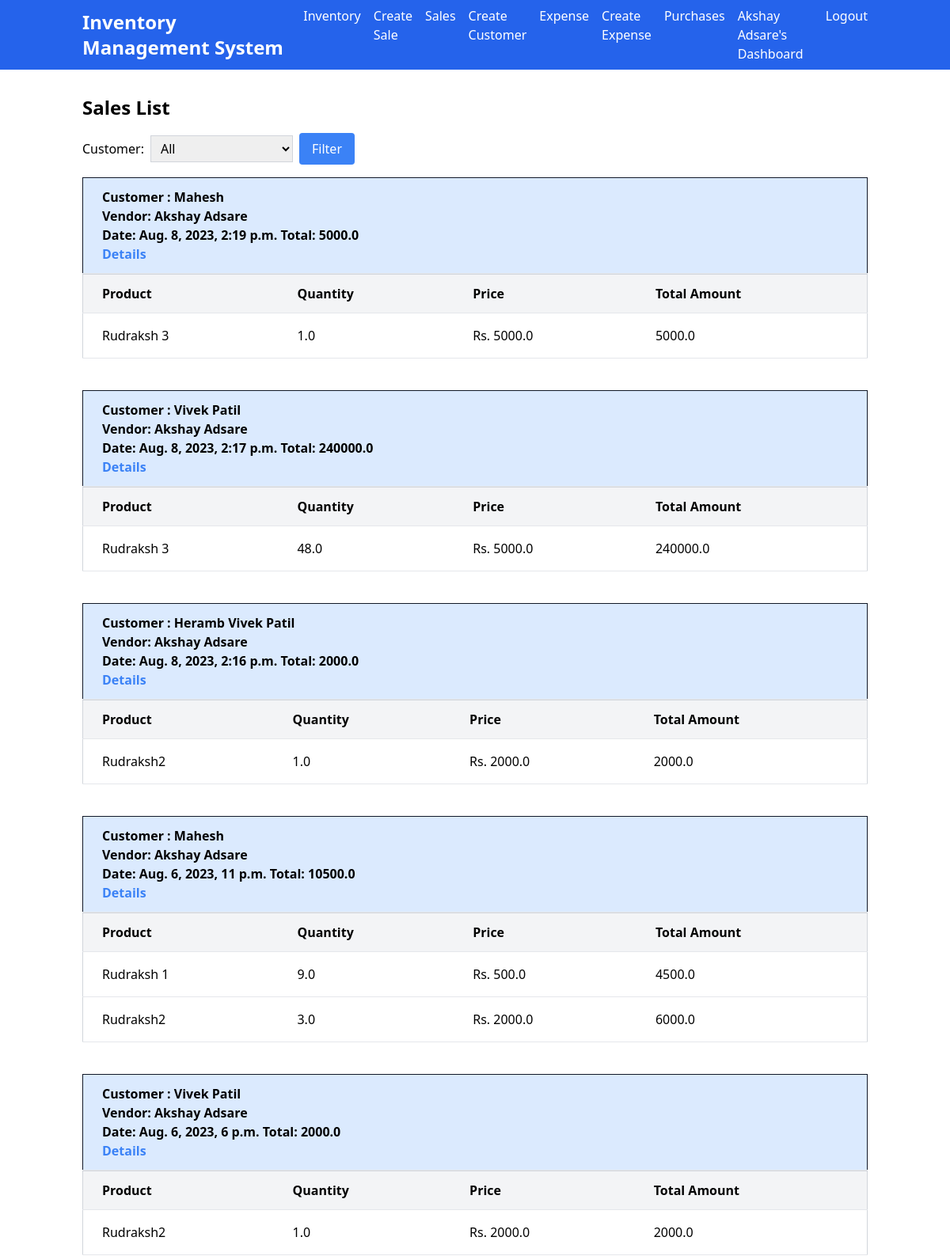
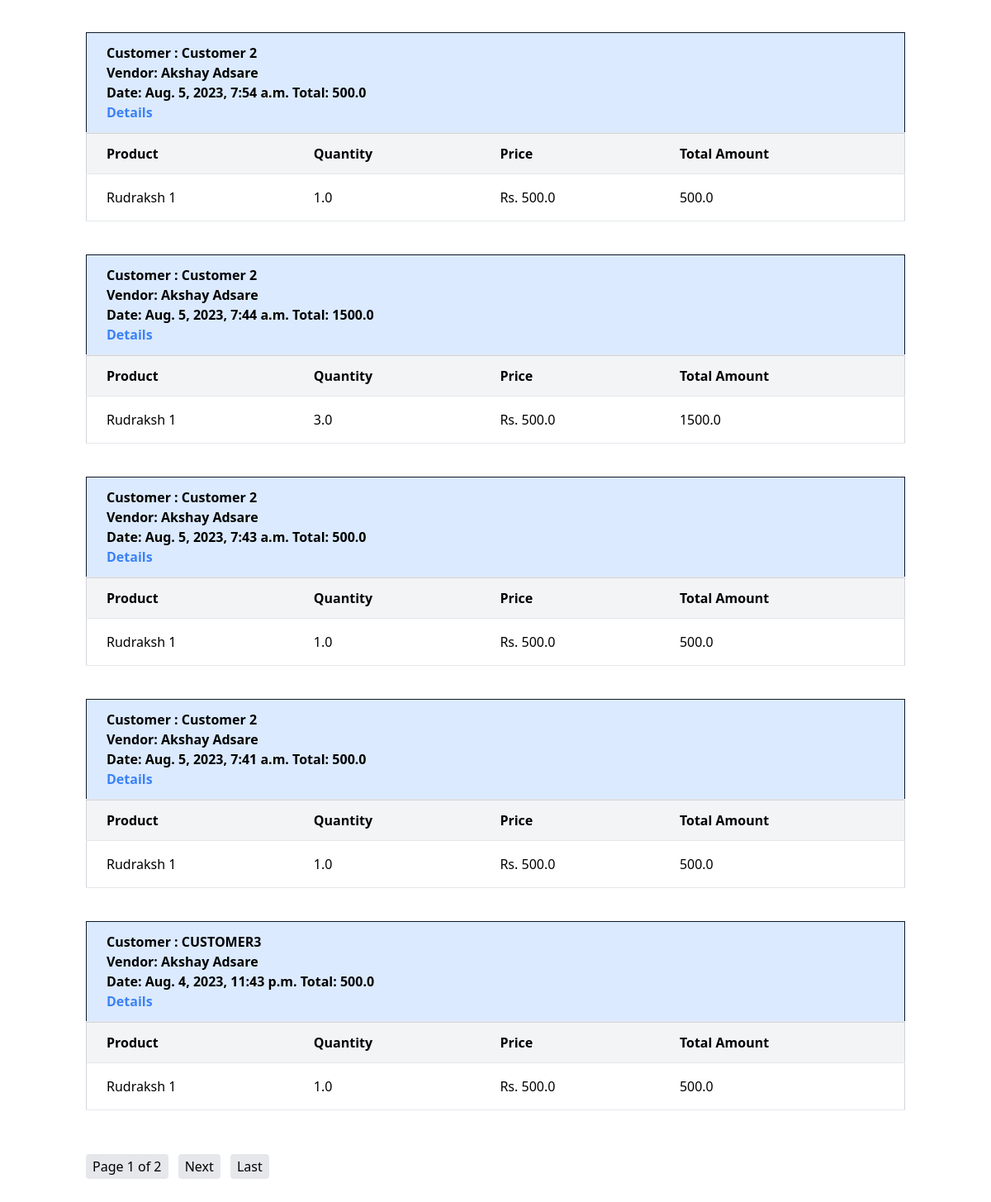
Page /sale/ (signed in) on the committed database (2 pictures, top to bottom).
### main/models.py (models this page shows, shortened)
class Vendor(models.Model):
    user = models.OneToOneField(
        settings.AUTH_USER_MODEL,
        on_delete=models.CASCADE,
        null=True,
        related_name='vendor_profile'
    )
    full_name = models.CharField(max_length=50)
    address = models.TextField()
    mobile = models.CharField(max_length=15)
    status = models.BooleanField(default=False)
    class Meta:
        verbose_name_plural = '1. Vendors'
    def __str__(self):
        return self.full_name

class Sale(models.Model):
    vendor = models.ForeignKey(Vendor, on_delete=models.CASCADE, default=1)
    customer = models.ForeignKey(Customer, on_delete=models.CASCADE, default=0, related_name='customer_sales')
    sale_date = models.DateTimeField(auto_now_add=True)
    billed = models.BooleanField(default=False)
    class Meta:
        verbose_name_plural = 'Sales'
    @property
    def total_sale_amount(self):
        tsa = 0
        for saleitem in self.sale_items.all():
            tsa = tsa + saleitem.qty * saleitem.product.price
        return tsa

class Customer(models.Model):
    customer_name = models.CharField(max_length=50, blank=True, default=" ")
    customer_mobile = models.CharField(max_length=50, default="0")
    customer_address = models.TextField(default=" ")
    vendor = models.ForeignKey(settings.AUTH_USER_MODEL, on_delete=models.CASCADE, related_name='customers', default=1)
    def __str__(self):
        return self.customer_name
    class Meta:
        verbose_name_plural = '7. Customers'

class SaleItem(models.Model):
    sale = models.ForeignKey(Sale, related_name='sale_items', on_delete=models.CASCADE)
    product = models.ForeignKey(Product, on_delete=models.CASCADE)
    qty = models.FloatField(default=0)
    total_amt = models.FloatField(default=0)

class Product(models.Model):
    title = models.CharField(max_length=50)
    detail = models.TextField()
    unit = models.ForeignKey(Unit, on_delete=models.CASCADE)
    price = models.FloatField(default=0)
    product_code = models.CharField(max_length=10, unique=True, default=0)
    category = models.ForeignKey(ProductCategory, on_delete=models.SET_NULL, null=True, blank=True, default=0)
    class Meta:
        verbose_name_plural = '3. Products'
    def __str__(self):
        return self.title

### main/views.py (the view)
# urls.py: path('sale/', views.sale_list, name='sale_list'),
def sale_list(request):
    selected_customer = request.GET.get('customer')
    if request.user.is_superuser:
        sales = Sale.objects.all()
        print("Super")
        if selected_customer:
            sales = Sale.objects.filter(customer_id=selected_customer).order_by('-sale_date')
        else:
            sales = Sale.objects.all().order_by('-sale_date')
    else:
        if selected_customer:
            sales = Sale.objects.filter(customer_id=selected_customer, vendor=request.user.vendor_profile).order_by('-sale_date')
        else:
            sales = Sale.objects.filter(vendor=request.user.vendor_profile).order_by('-sale_date')
        print("Not Super")
        print(sales)
    paginator = Paginator(sales, 10)  # Show 10 sales per page
    page_number = request.GET.get('page')
    page_obj = paginator.get_page(page_number)
    customers = Customer.objects.all()
    context = {
        'sales': page_obj,
        'customers': customers,
        'selected_customer': selected_customer
    }
    return render(request, 'sale_list.html', context)

### templates/sale_list.html (shortened to what this page needs)
{% extends 'base.html' %}
{% block content %}
  <h1 class="text-2xl font-bold mb-4">Sales List</h1>
  <div class="mb-4">
    <form action="{% url 'main:sale_list' %}" method="GET">
      <div class="flex items-center">
        <label for="customer-filter" class="mr-2">Customer:</label>
        <select name="customer" id="customer-filter" class="px-2 py-1 border border-gray-300">
          <option value="">All</option>
        </select>
        <button type="submit" class="ml-2 px-4 py-2 bg-blue-500 text-white rounded hover:bg-blue-700">Filter</button>
      </div>
    </form>
  </div>
  <div class="overflow-x-auto">
        {% for sale in sales %}
      <table class="min-w-full bg-white border border-gray-900">
          <tbody>
        <thead>
          <tr>
            <th class="px-6 py-3 bg-blue-100 border-b text-left ">Customer : {{ sale.customer }} <br> Vendor: {{ sale.vendor }} <br>Date: {{ sale.sale_date }} Total: {{ sale.total_sale_amount }} <br> <a href="{% url 'main:sale_detail' sale.id %}" class="text-blue-500 hover:text-blue-700">Details</a> </th>
          </tr>
        </thead>
          </tbody>
          </table>
          <table class="min-w-full bg-white border border-gray-300">
            <tbody>
          <tr>
              <table class="w-full border border-gray-300 my-0 mb-10">
                <thead>
                  <tr>
                    <th class="px-6 py-3 bg-gray-100 border-b text-left">Product</th>
                    <th class="px-6 py-3 bg-gray-100 border-b text-left">Quantity</th>
                    <th class="px-6 py-3 bg-gray-100 border-b text-left">Price</th>
                    <th class="px-6 py-3 bg-gray-100 border-b text-left">Total Amount</th>
                  </tr>
                </thead>
                <tbody>
                  {% for item in sale.sale_items.all %}
                    <tr>
                      <td class="px-6 py-4 border-b">{{ item.product }}</td>
                      <td class="px-6 py-4 border-b">{{ item.qty }}</td>
                      <td class="px-6 py-4 border-b">Rs. {{ item.product.price }}</td>
                      <td class="px-6 py-4 border-b">{{ item.total_amt }}</td>
                    </tr>
                  {% empty %}
                    <tr>
                      <td colspan="4" class="px-6 py-4 text-center">No sale items found.</td>
                    </tr>
                  {% endfor %}
                </tbody>
      </table>
          </tr>
        {% endfor %}
      </tbody>
    </table>
  </div>
  <div class="mt-4">
    <span class="mr-2 px-2 py-1 bg-gray-200 rounded">Page {{ sales.number }} of {{ sales.paginator.num_pages }}</span>
    {% if sales.has_next %}
      <a href="?page={{ sales.next_page_number }}" class="mr-2 px-2 py-1 bg-gray-200 rounded">Next</a>
      <a href="?page={{ sales.paginator.num_pages }}" class="mr-2 px-2 py-1 bg-gray-200 rounded">Last</a>
    {% endif %}
  </div>
{% endblock %}

### templates/base.html (shortened to what this page needs)
<!DOCTYPE html>
<html lang="en">
<head>
    <link href="https://unpkg.com/tailwindcss@2.2.19/dist/tailwind.min.css" rel="stylesheet">
</head>
<body>
    <nav class="bg-blue-600 text-white">
        <div class="container mx-auto px-4 py-2">
            <div class="flex items-center justify-between">
                <a class="text-2xl font-bold" href="{% url 'main:home' %}">Inventory Management System</a>
                <ul class="hidden md:flex space-x-4" id="main-menu">
                    {% if request.user.is_authenticated %}
                        {% if request.user.is_superuser %}
                        <li><a class="navbar-link" href="{% url 'main:vendor_list' %}">Vendors</a></li>
                        <li><a class="navbar-link" href="{% url 'main:product_list' %}">Products</a></li>
                        <li><a class="navbar-link" href="{% url 'main:purchase_list' %}">Purchases</a></li>
                        <li><a class="navbar-link" href="{% url 'main:customer_list' %}">Customers</a></li>
                        <li><a class="navbar-link" href="{% url 'main:sale_list' %}">Sales</a></li>
                        <li><a class="navbar-link" href="{% url 'main:inventory_list' %}">Inventory</a></li>
                        <li><a class="navbar-link" href="{% url 'main:expense_list' %}">Expense</a></li>
                        <li><a class="navbar-link" href="{% url 'main:master_dashboard' %}">Admin Dashboard</a></li>
                        {% else %}
                        <li><a class="navbar-link" href="{% url 'main:inventory_list' %}">Inventory</a></li>
                        <li><a class="navbar-link" href="{% url 'main:sale_create' %}">Create Sale</a></li>
                        <li><a class="navbar-link" href="{% url 'main:sale_list' %}">Sales</a></li>
                        <li><a class="navbar-link" href="{% url 'main:customer_create' %}">Create Customer</a></li>
                        <li><a class="navbar-link" href="{% url 'main:expense_list' %}">Expense</a></li>
                        <li><a class="navbar-link" href="{% url 'main:expense_create' %}">Create Expense</a></li>
                        <li><a class="navbar-link" href="{% url 'main:purchase_list' %}">Purchases</a></li>
                        <li><a class="navbar-link" href="{% url 'main:vendor_dashboard' %}">{{ request.user.vendor_profile.full_name }}'s Dashboard</a></li>
                    {% endif %}
                        <li><a class="navbar-link" href="{% url 'main:logout' %}">Logout</a></li>
                    {% else %}
                        <li><a class="navbar-link" href="{% url 'main:login' %}">Login</a></li>
                    {% endif %}
                </ul>
            </div>
        </div>
    </nav>
    <main class="container mx-auto my-8 px-4">
        {% block content %}
        {% endblock %}
    </main>
</body>
</html>

### rows in the picture
Sale: customer "Mahesh", vendor "Akshay Adsare", sale_date "Aug. 8, 2023, 2:19 p.m.", total_sale_amount "5000.0"
SaleItem: product "Rudraksh 3", qty "1.0", product.price "5000.0", total_amt "5000.0"
Sale: customer "Vivek Patil", vendor "Akshay Adsare", sale_date "Aug. 8, 2023, 2:17 p.m.", total_sale_amount "240000.0"
SaleItem: product "Rudraksh 3", qty "48.0", product.price "5000.0", total_amt "240000.0"
Sale: customer "Heramb Vivek Patil", vendor "Akshay Adsare", sale_date "Aug. 8, 2023, 2:16 p.m.", total_sale_amount "2000.0"
SaleItem: product "Rudraksh2", qty "1.0", product.price "2000.0", total_amt "2000.0"
Sale: customer "Mahesh", vendor "Akshay Adsare", sale_date "Aug. 6, 2023, 11 p.m.", total_sale_amount "10500.0"
SaleItem: product "Rudraksh 1", qty "9.0", product.price "500.0", total_amt "4500.0"
SaleItem: product "Rudraksh2", qty "3.0", product.price "2000.0", total_amt "6000.0"
Sale: customer "Vivek Patil", vendor "Akshay Adsare", sale_date "Aug. 6, 2023, 6 p.m.", total_sale_amount "2000.0"
SaleItem: product "Rudraksh2", qty "1.0", product.price "2000.0", total_amt "2000.0"
Sale: customer "Customer 2", vendor "Akshay Adsare", sale_date "Aug. 5, 2023, 7:54 a.m.", total_sale_amount "500.0"
SaleItem: product "Rudraksh 1", qty "1.0", product.price "500.0", total_amt "500.0"
Sale: customer "Customer 2", vendor "Akshay Adsare", sale_date "Aug. 5, 2023, 7:44 a.m.", total_sale_amount "1500.0"
SaleItem: product "Rudraksh 1", qty "3.0", product.price "500.0", total_amt "1500.0"
Sale: customer "Customer 2", vendor "Akshay Adsare", sale_date "Aug. 5, 2023, 7:43 a.m.", total_sale_amount "500.0"
SaleItem: product "Rudraksh 1", qty "1.0", product.price "500.0", total_amt "500.0"
Sale: customer "Customer 2", vendor "Akshay Adsare", sale_date "Aug. 5, 2023, 7:41 a.m.", total_sale_amount "500.0"
SaleItem: product "Rudraksh 1", qty "1.0", product.price "500.0", total_amt "500.0"
Sale: customer "CUSTOMER3", vendor "Akshay Adsare", sale_date "Aug. 4, 2023, 11:43 p.m.", total_sale_amount "500.0"
SaleItem: product "Rudraksh 1", qty "1.0", product.price "500.0", total_amt "500.0"

### other values in the picture
{{ request.user.vendor_profile.full_name }} "Akshay Adsare"
{{ sales.number }} "1"
{{ sales.paginator.num_pages }} "2"
